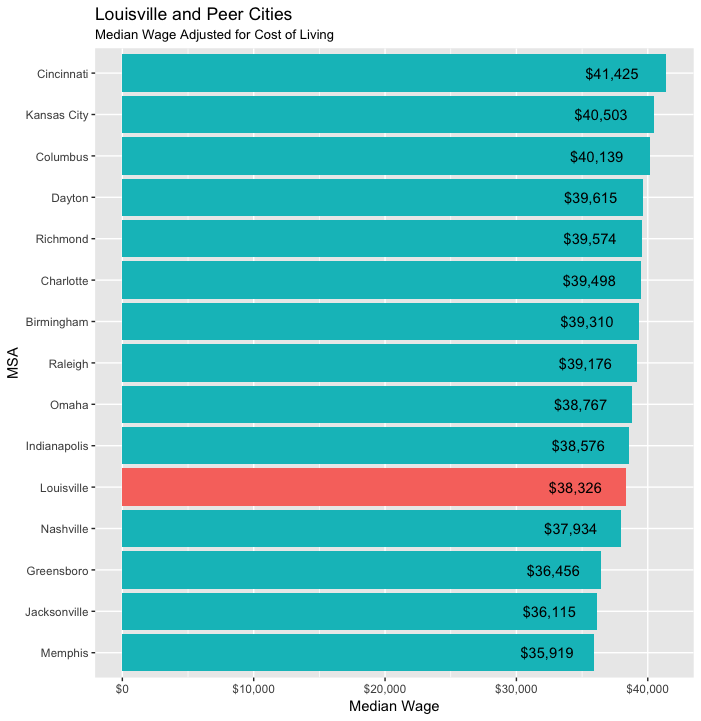

The script that drew this image:
library(RCurl)
library(dplyr)
library(plotly)
library(ggplot2)
library(scales)

msaCodesConnection <- getURL("https://docs.google.com/spreadsheets/d/1MIgcX_LQBF2J2pzevXRPJzy9UKjaVls9vNda3Pgay3Q/pub?gid=0&single=true&output=csv")
rppConnection <- getURL("https://docs.google.com/spreadsheets/d/101D20GoMgT50II1U_fzS0Cc4uwrjxDvdoovbbi74gu0/pub?gid=0&single=true&output=csv")

msaCodes <- read.csv(textConnection(msaCodesConnection))
rpp <- read.csv(textConnection(rppConnection))

msaData <- allData %>% filter(datatype_code == 13 & occupation_code == 0 & area_code %in% msaCodes$area_code) 
msaDataRPP <- left_join(msaData, rpp, by = "area_code")
msaDataRPP <- msaDataRPP %>% filter(LineCode == 1)

changeFormNumeric <- function(dataHere){as.numeric(as.character(dataHere))}

msaDataRPP$value<- changeFormNumeric(msaDataRPP$value)
msaDataRPP$X2014 <- changeFormNumeric(msaDataRPP$X2014)

## ADJUST DATA 
msaDataRPP <- msaDataRPP %>% mutate(medianWage = value/(X2014/100)) 
dataToVisualize <- left_join(msaDataRPP, msaCodes, by = "area_code")
dataToVisualize <- dataToVisualize %>% select(MSA, medianWage)
dataToVisualize$wage <- dollar(round(dataToVisualize$medianWage))
dataToVisualize$MSA <- factor(dataToVisualize$MSA, levels = unique(dataToVisualize$MSA)[order(dataToVisualize$medianWage, decreasing = FALSE)])
dataToVisualize <- dataToVisualize %>% mutate(group = ifelse(MSA == "Louisville", "Louisville", "Other"))


g <- ggplot(dataToVisualize, aes(MSA, medianWage, fill = group, label = wage))
# Number of cars in each class:
g + geom_bar(stat = "identity") + 
  coord_flip() + labs(title = "Louisville and Peer Cities", subtitle = "Median Wage Adjusted for Cost of Living", y = "Median Wage") +
  geom_text(position = position_stack(vjust = 0.9)) + guides(fill = FALSE) + scale_y_continuous(labels = dollar)
 
